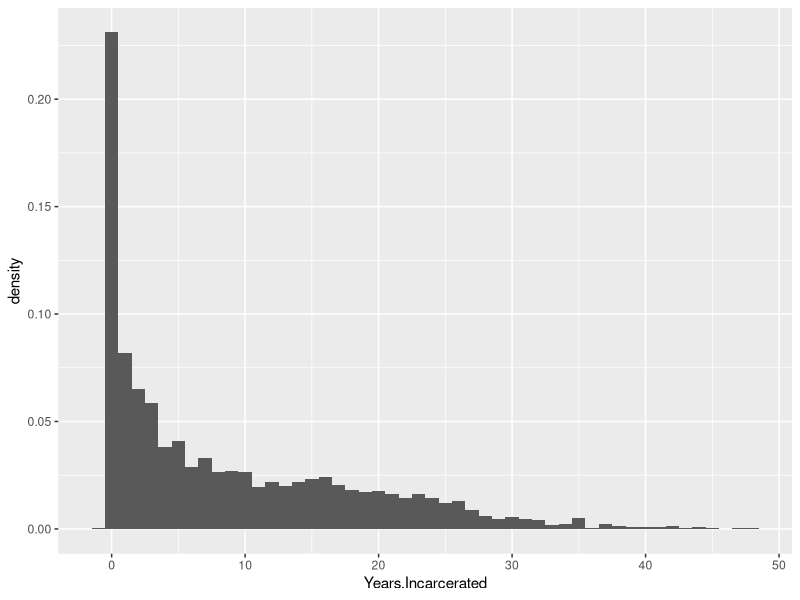
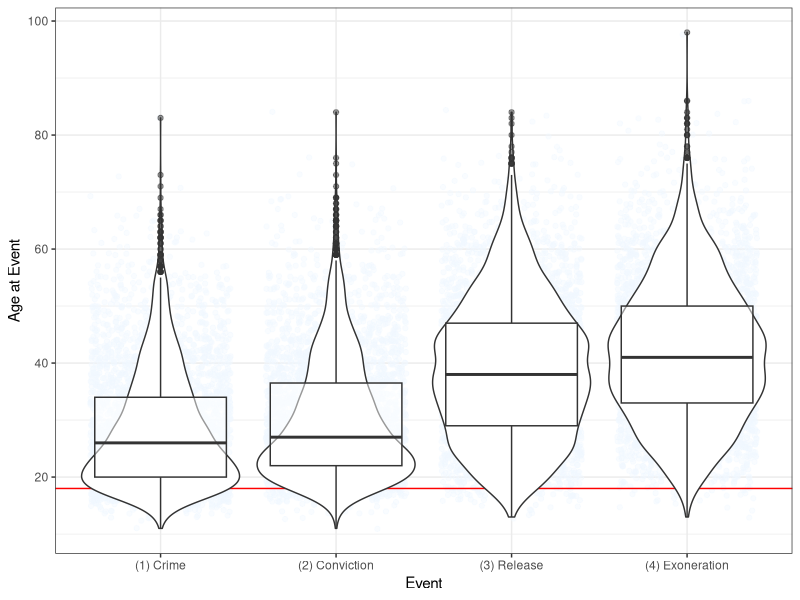
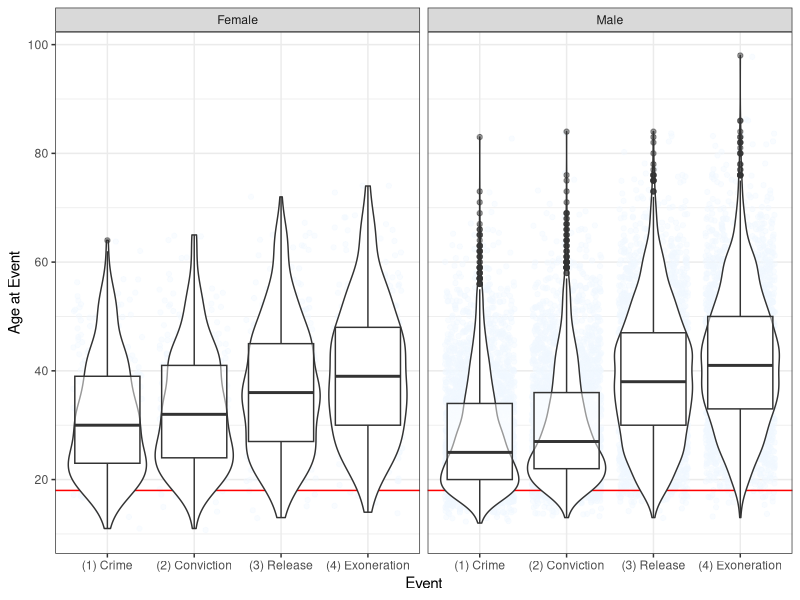
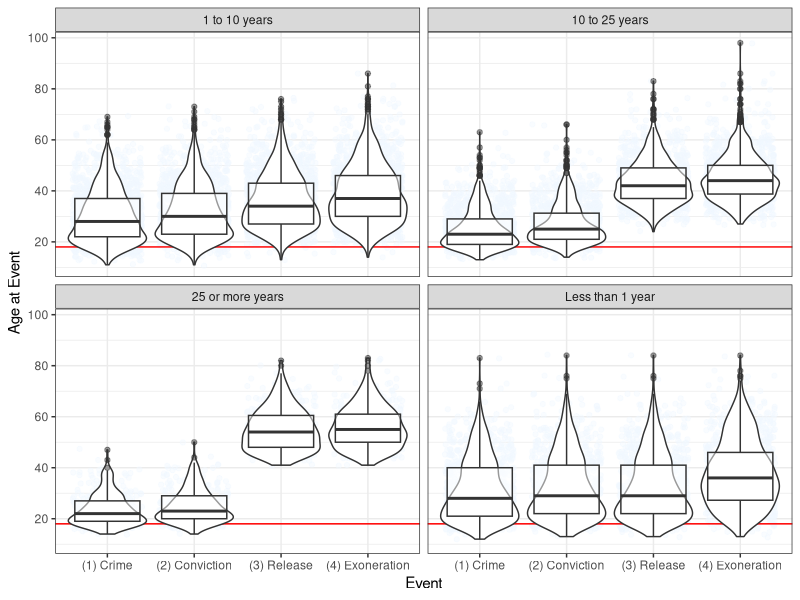
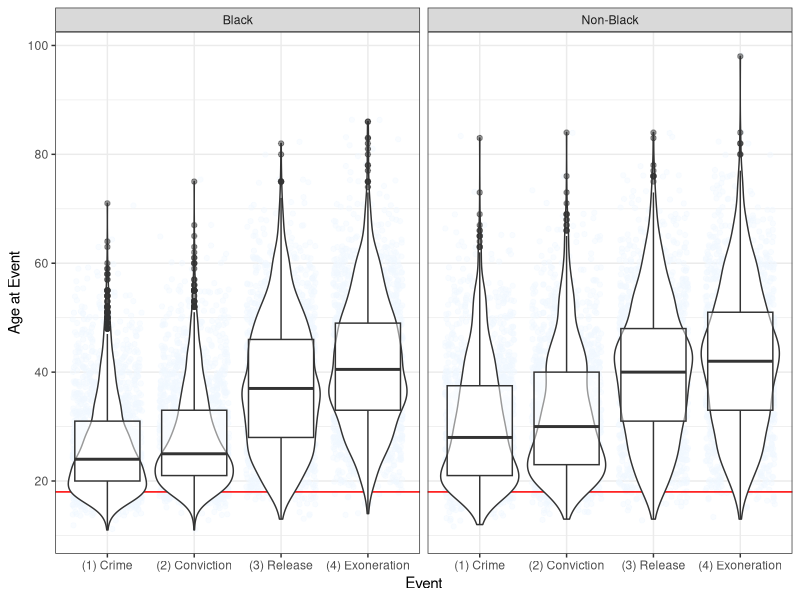
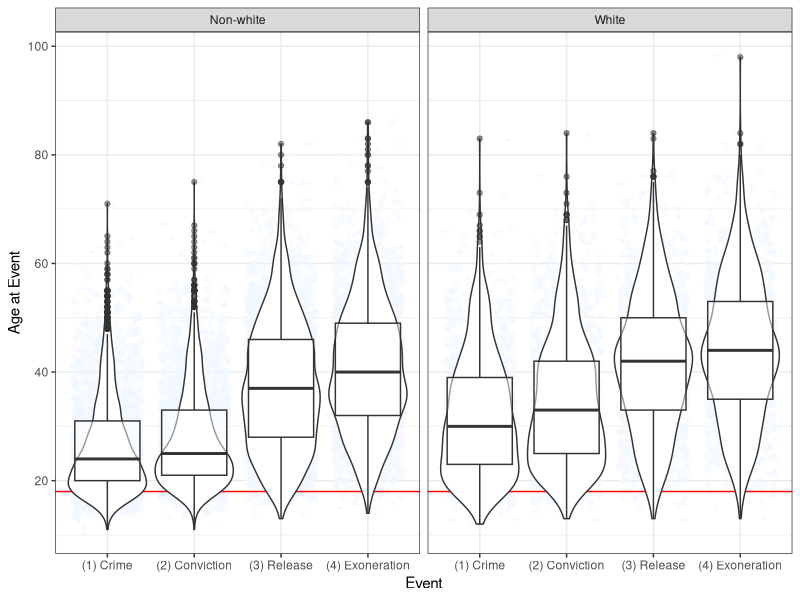
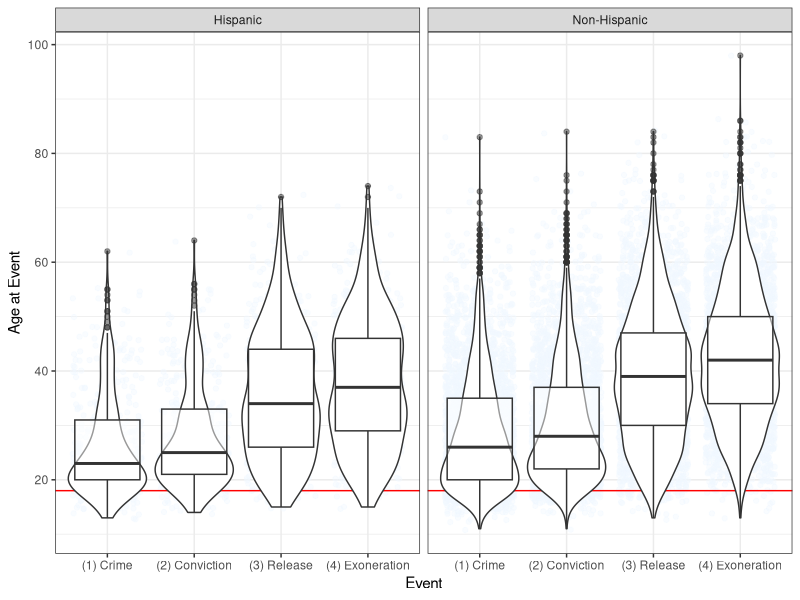
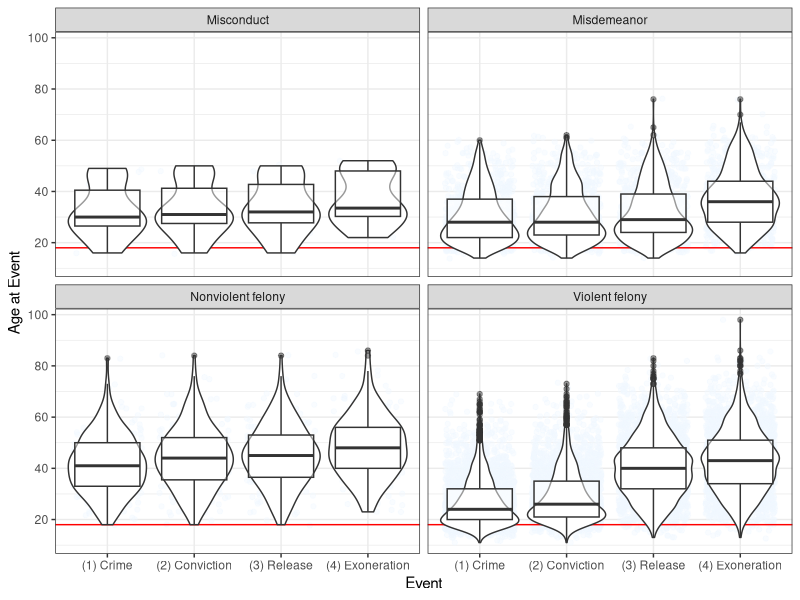

Write the R code that produced these figures, in order.
## ---- chunk 1
knitr::opts_chunk$set(echo = TRUE)
library(tidyverse)
library(gridExtra)
## ---- chunk 2
rm(list = ls()) # clear workspace

# load data
exonerees <- read.csv("data/exonerees-may2024.csv")
## ---- chunk 3
exonerees %>% 
  ggplot(aes(x = Years.Incarcerated, y = ..density..)) + 
  geom_histogram(bins = 50)




## ---- chunk 4
gg_age <- exonerees %>%
  filter(!is.na(Age.at.Crime)) %>%
  ggplot() +
  # jitter points (these must be overlayed by the horizontal line)
  geom_jitter(aes(y = Age.at.Crime, x = "(1) Crime"), 
              width = 0.4, color = "aliceblue", alpha = 0.4) +
  geom_jitter(aes(y = Age.at.Conviction, x = "(2) Conviction"), 
              width = 0.4, color = "aliceblue", alpha = 0.4) +
  geom_jitter(aes(y = Age.at.Release, x = "(3) Release"), 
              width = 0.4, color = "aliceblue", alpha = 0.4) +
  geom_jitter(aes(y = Age.at.Exoneration, x = "(4) Exoneration"), 
              width = 0.4, color = "aliceblue", alpha = 0.4) +
  # marker at 18 year
  geom_hline(yintercept = 18, color = "red") +
  # age at crime
  geom_violin(aes(y = Age.at.Crime, x = "(1) Crime")) +
  geom_boxplot(aes(y = Age.at.Crime, x = "(1) Crime"), alpha = 0.5) +
  # age at conviction
  geom_violin(aes(y = Age.at.Conviction, x = "(2) Conviction")) +
  geom_boxplot(aes(y = Age.at.Conviction, x = "(2) Conviction"), alpha = 0.5) +
  # age at release
  geom_violin(aes(y = Age.at.Release, x = "(3) Release")) +
  geom_boxplot(aes(y = Age.at.Release, x = "(3) Release"), alpha = 0.5) +
  # age at exoneration
  geom_violin(aes(y = Age.at.Exoneration, x = "(4) Exoneration")) +
  geom_boxplot(aes(y = Age.at.Exoneration, x = "(4) Exoneration"), alpha = 0.5) +
  # plot specifics
  ylab("Age at Event") + xlab("Event") +
  scale_y_continuous(breaks = seq(0, 100, 20)) + 
  theme_bw()

gg_age
gg_age + facet_wrap(vars(Sex))
gg_age + facet_wrap(vars(Time.Incarcerated))
## ---- chunk 5
gg_age <- exonerees %>%
  filter(!is.na(Age.at.Crime) & !is.na(Race)) %>%
  ggplot() +
  # jitter points (these must be overlayed by the horizontal line)
  geom_jitter(aes(y = Age.at.Crime, x = "(1) Crime"), 
              width = 0.4, color = "aliceblue", alpha = 0.4) +
  geom_jitter(aes(y = Age.at.Conviction, x = "(2) Conviction"), 
              width = 0.4, color = "aliceblue", alpha = 0.4) +
  geom_jitter(aes(y = Age.at.Release, x = "(3) Release"), 
              width = 0.4, color = "aliceblue", alpha = 0.4) +
  geom_jitter(aes(y = Age.at.Exoneration, x = "(4) Exoneration"), 
              width = 0.4, color = "aliceblue", alpha = 0.4) +
  # marker at 18 year
  geom_hline(yintercept = 18, color = "red") +
  # age at crime
  geom_violin(aes(y = Age.at.Crime, x = "(1) Crime")) +
  geom_boxplot(aes(y = Age.at.Crime, x = "(1) Crime"), alpha = 0.5) +
  # age at conviction
  geom_violin(aes(y = Age.at.Conviction, x = "(2) Conviction")) +
  geom_boxplot(aes(y = Age.at.Conviction, x = "(2) Conviction"), alpha = 0.5) +
  # age at release
  geom_violin(aes(y = Age.at.Release, x = "(3) Release")) +
  geom_boxplot(aes(y = Age.at.Release, x = "(3) Release"), alpha = 0.5) +
  # age at exoneration
  geom_violin(aes(y = Age.at.Exoneration, x = "(4) Exoneration")) +
  geom_boxplot(aes(y = Age.at.Exoneration, x = "(4) Exoneration"), alpha = 0.5) +
  # plot specifics
  ylab("Age at Event") + xlab("Event") +
  scale_y_continuous(breaks = seq(0, 100, 20)) + 
  theme_bw()

gg_age + facet_wrap(vars(Race = ifelse(Race == "Black", "Black", "Non-Black")))
gg_age + facet_wrap(vars(Race = ifelse(Race == "White", "White", "Non-white")))
gg_age + facet_wrap(vars(Race = ifelse(Race == "Hispanic", "Hispanic", "Non-Hispanic")))
# gg_age + facet_wrap(vars(Race = ifelse(Race == "Asian", "Asian", "Non-Asian")))
# gg_age + facet_wrap(vars(Race = ifelse(Race == "Native American", "Native American", "Non-Native American")))
# gg_age + facet_wrap(vars(Race = ifelse(Race == "Other", "Other", "Non-Other")))
## ---- chunk 6
gg_age <- exonerees %>%
  filter(!is.na(Age.at.Crime) # & 
           # Race %in% c("White", "Black", "Hispanic") &
           # Crime.Category %in% c("Violent felony", "Misdemeanor")
         ) %>%
  ggplot() +
  # jitter points (these must be overlayed by the horizontal line)
  geom_jitter(aes(y = Age.at.Crime, x = "(1) Crime"), 
              width = 0.4, color = "aliceblue", alpha = 0.4) +
  geom_jitter(aes(y = Age.at.Conviction, x = "(2) Conviction"), 
              width = 0.4, color = "aliceblue", alpha = 0.4) +
  geom_jitter(aes(y = Age.at.Release, x = "(3) Release"), 
              width = 0.4, color = "aliceblue", alpha = 0.4) +
  geom_jitter(aes(y = Age.at.Exoneration, x = "(4) Exoneration"), 
              width = 0.4, color = "aliceblue", alpha = 0.4) +
  # marker at 18 year
  geom_hline(yintercept = 18, color = "red") +
  # age at crime
  geom_violin(aes(y = Age.at.Crime, x = "(1) Crime")) +
  geom_boxplot(aes(y = Age.at.Crime, x = "(1) Crime"), alpha = 0.5) +
  # age at conviction
  geom_violin(aes(y = Age.at.Conviction, x = "(2) Conviction")) +
  geom_boxplot(aes(y = Age.at.Conviction, x = "(2) Conviction"), alpha = 0.5) +
  # age at release
  geom_violin(aes(y = Age.at.Release, x = "(3) Release")) +
  geom_boxplot(aes(y = Age.at.Release, x = "(3) Release"), alpha = 0.5) +
  # age at exoneration
  geom_violin(aes(y = Age.at.Exoneration, x = "(4) Exoneration")) +
  geom_boxplot(aes(y = Age.at.Exoneration, x = "(4) Exoneration"), alpha = 0.5) +
  # plot specifics
  ylab("Age at Event") + xlab("Event") +
  scale_y_continuous(breaks = seq(0, 100, 20)) + 
  theme_bw()

gg_age + facet_wrap(vars(Crime.Category))
## ---- chunk 7
gg_age <- exonerees %>%
  filter(!is.na(Age.at.Crime) & Race %in% c("Black", "White")) %>%
  ggplot() +
  # jitter points (these must be overlayed by the horizontal line)
  geom_jitter(aes(y = Age.at.Crime, x = "(1) Crime"), 
              width = 0.4, color = "aliceblue", alpha = 0.4) +
  geom_jitter(aes(y = Age.at.Conviction, x = "(2) Conviction"), 
              width = 0.4, color = "aliceblue", alpha = 0.4) +
  geom_jitter(aes(y = Age.at.Release, x = "(3) Release"), 
              width = 0.4, color = "aliceblue", alpha = 0.4) +
  geom_jitter(aes(y = Age.at.Exoneration, x = "(4) Exoneration"), 
              width = 0.4, color = "aliceblue", alpha = 0.4) +
  # marker at 18 year
  geom_hline(yintercept = 18, color = "red") +
  # age at crime
  geom_violin(aes(y = Age.at.Crime, x = "(1) Crime")) +
  geom_boxplot(aes(y = Age.at.Crime, x = "(1) Crime"), alpha = 0.5) +
  # age at conviction
  geom_violin(aes(y = Age.at.Conviction, x = "(2) Conviction")) +
  geom_boxplot(aes(y = Age.at.Conviction, x = "(2) Conviction"), alpha = 0.5) +
  # age at release
  geom_violin(aes(y = Age.at.Release, x = "(3) Release")) +
  geom_boxplot(aes(y = Age.at.Release, x = "(3) Release"), alpha = 0.5) +
  # age at exoneration
  geom_violin(aes(y = Age.at.Exoneration, x = "(4) Exoneration")) +
  geom_boxplot(aes(y = Age.at.Exoneration, x = "(4) Exoneration"), alpha = 0.5) +
  # plot specifics
  ylab("Age at Event") + xlab("Event") +
  scale_y_continuous(breaks = seq(0, 100, 20)) + 
  theme_bw()

gg_age + facet_wrap(vars(Race))
